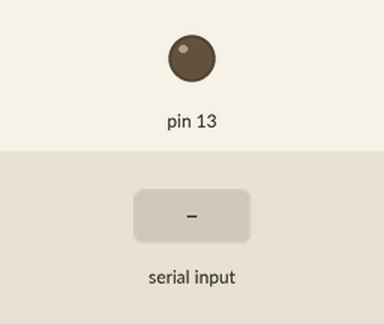
Recording of a sketch running on a simulated Arduino Uno, built with avr-gcc and run on an emulated ATmega328P. Parts: output pins drawn as LEDs (lit = HIGH). Dashed ring = blinking. The test bench sets the inputs (shaded band).

Above: at 1.2 s.
1.3 s: "3" received over Serial
At 1.48 s:
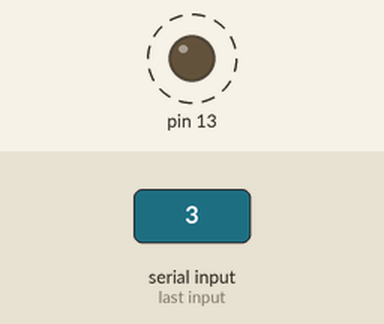
3.7 s: "1" received over Serial
At 4.5 s:
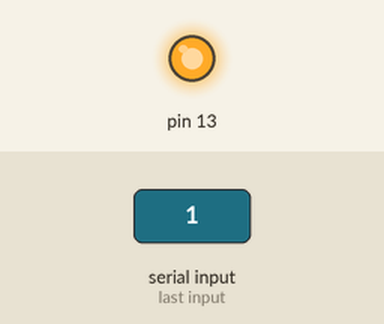
5.2 s: "0" received over Serial
At 5.6 s:
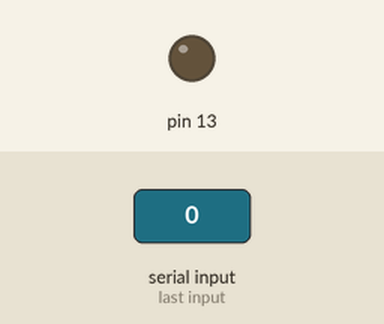
Timing chart, 0 to 8.2 s (numbered marks = the images above; inputs shaded):
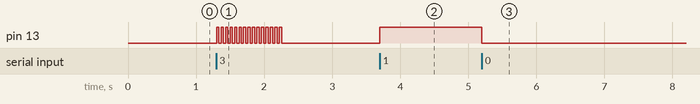

Measured:
- after the input at 1.3 s, pin 13: alternates HIGH for 0.03 s and LOW for 0.03 s, 30 changes in all, then stays LOW, starting at once
- after the input at 3.7 s, pin 13: LOW → HIGH at once
- after the input at 5.2 s, pin 13: HIGH → LOW at once

The sketch:

syslogBlink.ino
```cpp
void setup() {
  pinMode(13,OUTPUT);
  digitalWrite(13,LOW);
  Serial.begin(9600);

}

void ledFlash(int PinMode, int times) {
  for (int x = 0; x< times;x++){
   digitalWrite(13, HIGH);   // turn the 13 on (HIGH is the voltage level)
   delay(1000/(times*2));               // wait for a second
   digitalWrite(13, LOW);
   delay(1000/(times*2));
  }
}

void loop() {
  if ( Serial.available() > 0)
  {
   char letter = Serial.read();

   if ( letter == '1' )
   {
    digitalWrite(13,HIGH);
   }
   else if ( letter == '0' )
   {
     digitalWrite(13,LOW);
   }
   else if ( letter == '3' )
   {
     ledFlash(13,15);
   }
   else if ( letter == '2' )
   {
    ledFlash(13,6);
   }
 }

}
```
